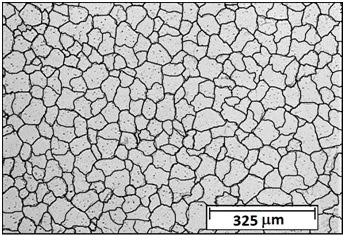
%> input picture Part2/grain size.jpg, 343 x 235 px
$ octave Part2.m   (GNU Octave 9; MATLAB toolbox functions it lacks are replaced by stand-ins)
%> lines starting %> are read from the running program, lines starting %| are printed output that depends on the picture
% GRAIN SIZE MEASUREMENT
% Grain size distribution from 2D binary image of rocks using watershed
% segmentation algorithm
% You will need image processing license to run this code
clc;clear; close all;
%%%%%%%%%%%%%%%%%%%%%%%%%%%%%%%%%%%%%%%%%%%%%%%%%%%%%%%%%%%%%%%%%%%%%%%%%%%
% INPUTS
%It is necessary to register the name of the picture with the extension ('grain size.jpg').
%The image and macro file must be in the same folder, or then you need to
%write the full path.
A=imread('grain size.jpg');
%> A is the input picture: size 235x343x3 uint8; mean R, G, B 181.4, 181.4, 181.4
%This is a multiplier that adjusts the properties of the image.
%a multiplier of morphological Operations on Binary Image.
Multiplier=3; % smooth operation multiplier
% micron/pixel % this is the spatial resolution of the input
Resolution=3;
% This is the number of bars for histogram chart
Bins=20;
%%%%%%%%%%%%%%%%%%%%%%%%%%%%%%%%%%%%%%%%%%%%%%%%%%%%%%%%%%%%%%%%%%%%%%%%%%%
% CALCULATIONS
if ndims(A)==3; A=rgb2gray(A); end
%BW = im2bw(I,level) converts the grayscale image I to binary image BW, by replacing all pixels in the input image with luminance greater than level with the value 1 (white) and replacing all other pixels with the value 0 (black).
%If the input image is not a grayscale image, im2bw converts the input image to grayscale using ind2gray or rgb2gray, and then converts this grayscale image to binary by thresholding.
A=im2bw(A,graythresh(A));
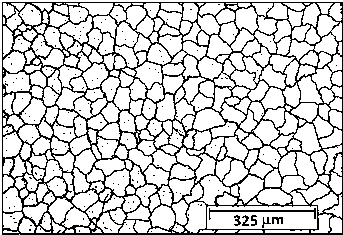
%> A: size 235x343 logical; 79.5% white; black in thin lines or dots
Conn=8;
[s1,s2]=size(A);
%> s1 = 235; s2 = 343
%Morphological Operations on Binary Image
%BW2 = bwmorph(BW,operation,n) applies the operation n times. n can be Inf, in which case the operation is repeated until the image no longer changes.
%'majority' - Sets a pixel to 1 if five or more pixels in its 3-by-3 neighborhood are 1s; otherwise, it sets the pixel to 0.
A=~bwmorph(A,'majority',Multiplier); % smooth operation and reverse negative
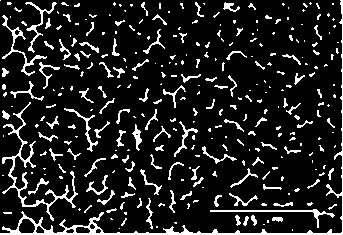
%> A: size 235x343 logical; 12.7% white in thin lines or dots
Poro=sum(sum(~A))/(s1*s2);
%> Poro = 0.873
%bwdist Distance transform of binary image
%In 2-D, the cityblock distance between (x1,y1) and (x2,y2) is
% x1 – x2 + ?y1 – y2?
D=-bwdist(A,'cityblock'); % distance between (x1,y1) and (x2,y2)
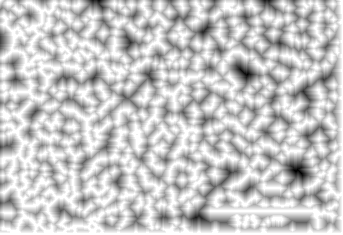
%> D: size 235x343 single; min -18, max 0, mean -3.97; drawn with min black and max white
%J = medfilt2(I,[m n]) performs median filtering, where each output pixel contains the median value in the m-by-n neighborhood around the corresponding pixel in the input image.
 B=medfilt2(D,[3 3]);  %median filtering
%-------------------------
B=watershed(B,Conn);
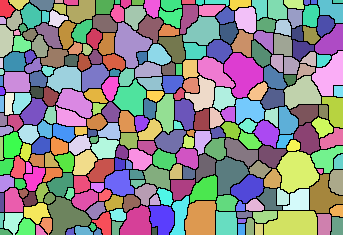
%> B: size 235x343 uint16; 277 distinct labels, from 0 to 276; one colour per label, 0 black
%zeros - Create array of all zeros
Pr=zeros(s1,s2);
%zeros - Create array of all zeros
for I=1:s1
    for J=1:s2
        if A(I,J)==0 && B(I,J)~=0 %Combine the two pictures A and B, result is poro with boundaries
            Pr(I,J)=1;
        end
    end
end
%> Pr: size 235x343 double; values 0 (black) and 1 (white), 81.6% white; black in thin lines or dots
%bwareaopen-Remove small objects from binary image
Pr=bwareaopen(Pr,9,Conn);
%> Pr: size 235x343 logical; 81.6% white; black in thin lines or dots
%bwlabel - Label connected components in 2-D binary image
[Pr_L,Pr_n]=bwlabel(Pr,Conn);
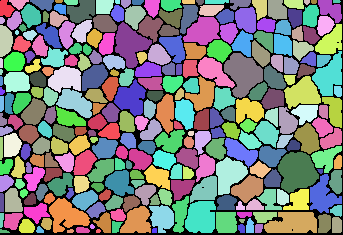
%> Pr_L: size 235x343 double; 277 distinct labels, from 0 to 276; one colour per label, 0 black
%> Pr_n = 276
%zeros - Create array of all zeros
V=zeros(Pr_n,1);
for I=1:s1
    for J=1:s2
        if Pr_L(I,J)~=0
            V(Pr_L(I,J))=V(Pr_L(I,J))+1; %count quantity of unique label, it is volume of pixels in one poro
        end
    end
end
%> after the loop, V = 276 values, max 1185 at index 239, min 15 at index 5, mean 238.4
R=Resolution.*(V./pi).^.5; % grain radius
%> R = 276 values, max 58.26 at index 239, min 6.56 at index 5, mean 24.22

%OUTPUTS
Average_grain_radius_micron=mean(R) %Average grain radius micron
%> Average_grain_radius_micron = 24.22
Standard_deviation_of_grain_radius_micron=std(R) %Standard deviation
%> Standard_deviation_of_grain_radius_micron = 9.84
figure('units','normalized','outerposition',[0 0 1 1])
subplot(1,2,1)
RGB=label2rgb(Pr_L,'jet', 'w', 'shuffle'); %picture with highlighted pore numbers
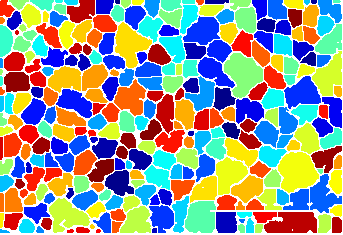
%> RGB: size 235x343x3 uint8; mean R, G, B 145.4, 153.2, 144.3
imshow(RGB)
imwrite(RGB,'Output.png')

subplot(1,2,2)
Rel_Frequencies=hist(R,[1:round(max(R)/Bins):round(max(R))])./sum(sum(hist(R,[1:round(max(R)/Bins):round(max(R))])));
%> Rel_Frequencies = 20 values, max 0.123 at index 9, min 0 at index 1, mean 0.05
bar([1:round(max(R)/Bins):round(max(R))],Rel_Frequencies); %draw histograms of a normal distribution of a random variable
xlabel('Equivalent Grain Radius (micron)'); ylabel('Relative Frequency'); axis([1 max(R) 0 max(Rel_Frequencies)]); axis square;
annotation('textbox',[.2 .85 .1 .1], 'String', [ 'Average grain radius = ' num2str(Average_grain_radius_micron) ' micron'])
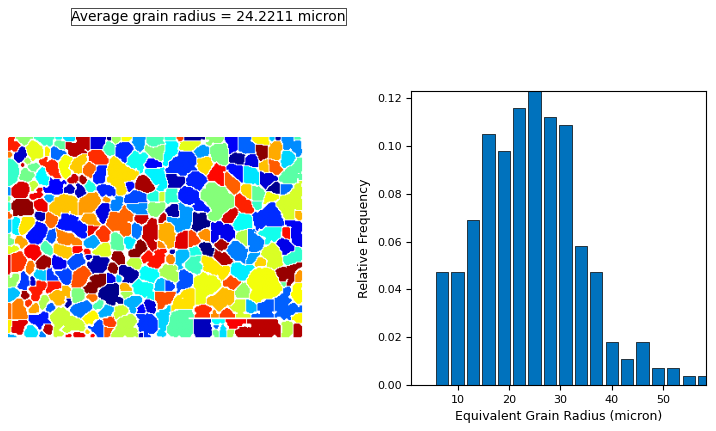
%> figure redrawn from the program's plot data, 3 panels
